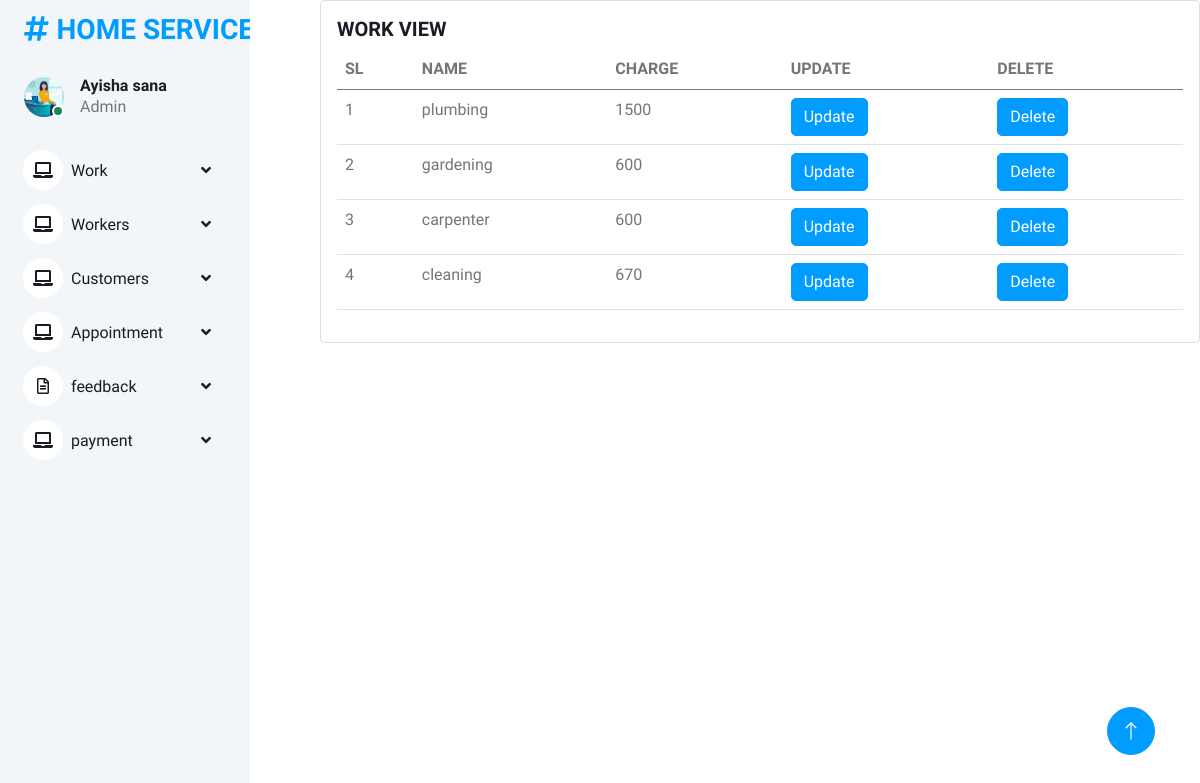
The app's page /work_view with its own data.
### onlinehomeservice_app/models.py (models this page shows, shortened)
class work(models.Model):
    name = models.CharField(max_length=100)
    charge = models.IntegerField()

### onlinehomeservice_app/views.py (the view)
# urls.py: path("work_view", views.work_view, name="work_view"),
def work_view(request):
    data = work.objects.all()
    return render(request,'admin/work_view.html',{'data':data})

### templates/admin/work_view.html (shortened to what this page needs)
{% extends "admin/admin base.html" %}
{% block content %}
<div class="card" style="width: 55rem;">
  <div class="card-body">
    <h5 class="card-title">WORK VIEW</h5>
 <table class="table">
  <thead>
    <tr>
        <th scope="col">SL</th>
        <th scope="col">NAME</th>
      <th scope="col">CHARGE</th>
      <th scope="col">UPDATE</th>
      <th scope="col">DELETE</th>
    </tr>
  </thead>
       <tbody>
  {% for n in data %}
  <tr>
    <td>{{forloop.counter}}</td>
    <td>{{n.name}}</td>
      <td>{{n.charge}}</td>
      <td><a href="{% url 'update_work_view' n.id %}" class="btn btn-primary">Update</a></td>
      <td><a href="{% url 'delete_work_view' n.id %}" class="btn btn-primary">Delete</a></td>
            {% endfor %}
  </tbody>
 </table>
{% endblock %}

### static/assets1/css/style.css (style rules this page uses)
:root { --primary: #009CFF; --light: #F3F6F9; --dark: #191C24; }
.btn { transition: .5s; }
.btn.btn-primary { color: #FFFFFF; }

### records on screen
work: name "plumbing", charge "1500"
work: name "gardening", charge "600"
work: name "carpenter", charge "600"
work: name "cleaning", charge "670"
